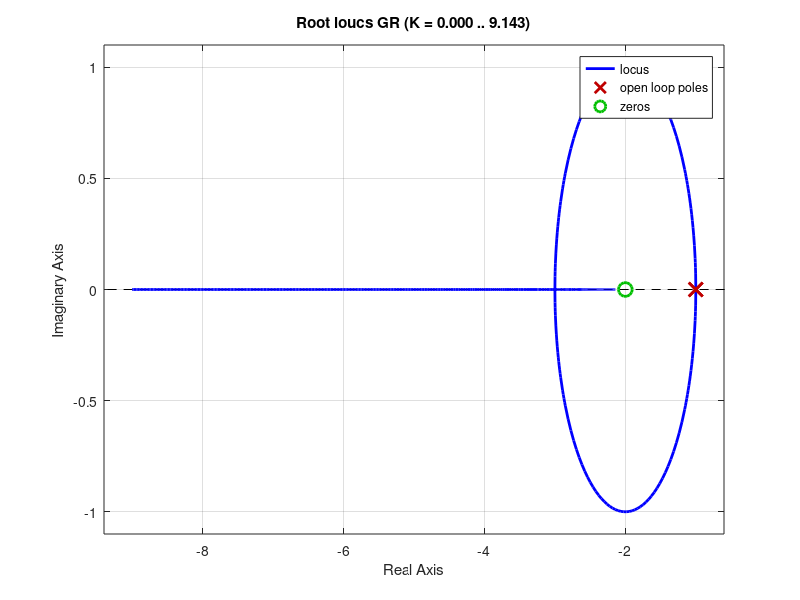

Reproduce this figure in MATLAB.
clc;
close all;
clear all;

%% Polos e zeros

%bloco 1
num1 = [1];
den1 = [1 0];
C = tf(num1, den1);

%bloco2

num2 = [1];
den2 = [1 2];
G = tf(num2, den2);

GR = feedback(C, G);


%Polos e zeros
pole(GR);
zero(GR);

%Grafico de polos e zeros

pzmap(GR);

%Grafico lugar das raizes
rlocus(GR)